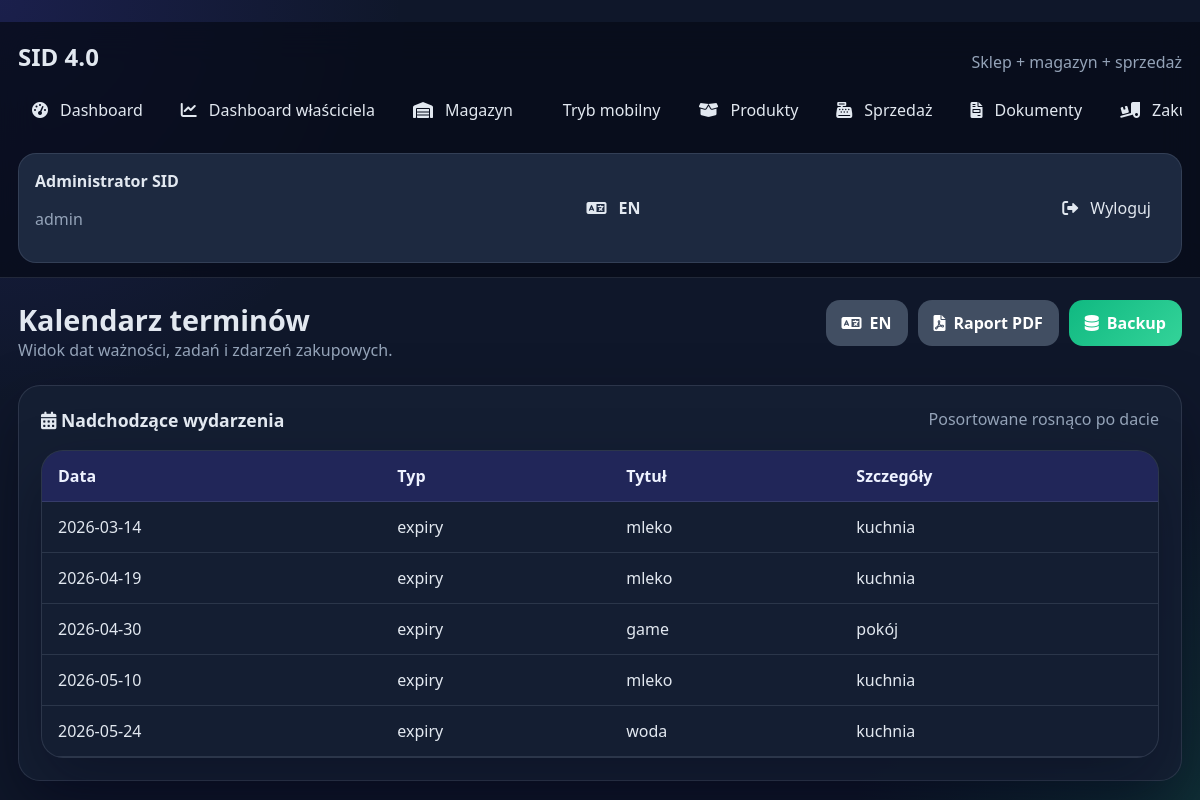
The app's page /calendar (signed in) with its own data.
### tables this page shows
CREATE TABLE users (
        id INTEGER PRIMARY KEY AUTOINCREMENT,
        username TEXT UNIQUE NOT NULL,
        full_name TEXT NOT NULL,
        password_hash TEXT NOT NULL,
        role TEXT NOT NULL,
        active INTEGER NOT NULL DEFAULT 1,
        created_at TEXT NOT NULL
    );

CREATE TABLE stock_batches (
        id INTEGER PRIMARY KEY AUTOINCREMENT,
        product_id INTEGER NOT NULL,
        warehouse_id INTEGER NOT NULL,
        quantity INTEGER NOT NULL DEFAULT 0,
        expiry_date TEXT,
        purchase_date TEXT,
        lot_number TEXT,
        serial_number TEXT,
        document TEXT,
        image TEXT,
        is_active INTEGER NOT NULL DEFAULT 1,
        created_at TEXT NOT NULL,
        updated_at TEXT NOT NULL,
        FOREIGN KEY(product_id) REFERENCES products(id),
        FOREIGN KEY(warehouse_id) REFERENCES warehouses(id)
    );

CREATE TABLE products (
        id INTEGER PRIMARY KEY AUTOINCREMENT,
        title TEXT NOT NULL,
        sku TEXT UNIQUE,
        ean TEXT,
        category TEXT,
        brand TEXT,
        unit TEXT NOT NULL DEFAULT 'szt.',
        min_quantity INTEGER NOT NULL DEFAULT 0,
        purchase_price REAL NOT NULL DEFAULT 0,
        sale_price REAL NOT NULL DEFAULT 0,
        image TEXT,
        document TEXT,
        notes TEXT,
        created_at TEXT NOT NULL,
        updated_at TEXT NOT NULL
    );

CREATE TABLE warehouses (
        id INTEGER PRIMARY KEY AUTOINCREMENT,
        name TEXT UNIQUE NOT NULL,
        code TEXT,
        description TEXT,
        created_at TEXT NOT NULL
    );

### project.py (the view)
@app.route("/calendar")
@login_required
def calendar_view():
    return render_template("calendar.html", entries=get_calendar_entries())

### project.py (called while the page is built)
def int_safe(value, default=0):
    try:
        if value is None or str(value).strip() == "":
            return default
        return int(float(str(value).replace(",", ".")))
    except (TypeError, ValueError):
        return default

def float_safe(value, default=0.0):
    try:
        if value is None or str(value).strip() == "":
            return default
        return float(str(value).replace(",", "."))
    except (TypeError, ValueError):
        return default

def clean_value(value, default=""):
    if value is None:
        return default
    return str(value).strip()

def get_current_language():
    lang = clean_value(session.get("lang"), "pl").lower()
    return lang if lang in SUPPORTED_LANGUAGES else "pl"

def tr(pl_text, en_text):
    return en_text if get_current_language() == "en" else pl_text

def current_language_label():
    return "EN" if get_current_language() == "en" else "PL"

def opposite_language():
    return "pl" if get_current_language() == "en" else "en"

def file_url(filename):
    if not filename:
        return ""
    return f"/static/uploads/{filename}"

def get_db():
    connection = sqlite3.connect(DATABASE, factory=ManagedSQLiteConnection)
    connection.row_factory = sqlite3.Row
    return connection

def query_all(sql, params=()):
    with get_db() as connection:
        return connection.execute(sql, params).fetchall()

def query_one(sql, params=()):
    with get_db() as connection:
        return connection.execute(sql, params).fetchone()

@app.before_request
def load_logged_user():
    user_id = session.get("user_id")
    g.user = None
    if user_id:
        g.user = query_one("SELECT * FROM users WHERE id = ? AND active = 1", (user_id,))

@app.context_processor
def inject_globals():
    return {
        "current_user": g.user,
        "roles": ROLES,
        "demo_mode": session.get("demo_mode", False),
        "current_language": get_current_language(),
        "current_language_label": current_language_label(),
        "opposite_language": opposite_language(),
        "supported_languages": SUPPORTED_LANGUAGES,
        "tr": tr,
    }

def login_required(view):
    @wraps(view)
    def wrapped_view(**kwargs):
        if g.user is None:
            return redirect(url_for("login"))
        return view(**kwargs)
    return wrapped_view

### templates/calendar.html (shortened to what this page needs)
{% extends "base.html" %}
{% block page_title %}Kalendarz terminów{% endblock %}
{% block page_subtitle %}Widok dat ważności, zadań i zdarzeń zakupowych.{% endblock %}
{% block content %}
<section class="panel-card">
    <div class="panel-head"><h3><i class="fas fa-calendar-days"></i> Nadchodzące wydarzenia</h3><span>Posortowane rosnąco po dacie</span></div>
    <div class="table-wrap">
        <table>
            <thead><tr><th>Data</th><th>Typ</th><th>Tytuł</th><th>Szczegóły</th></tr></thead>
            <tbody>
                {% for entry in entries %}
                    <tr>
                        <td>{{ entry.date }}</td>
                        <td>{{ entry.type }}</td>
                        <td>{{ entry.title }}</td>
                        <td>{{ entry.meta }}</td>
                    </tr>
                {% else %}
                    <tr><td colspan="4">Brak wpisów w kalendarzu.</td></tr>
                {% endfor %}
            </tbody>
        </table>
    </div>
</section>
{% endblock %}

### templates/base.html (shortened to what this page needs)
﻿<!DOCTYPE html>
<html lang="{{ current_language }}" data-app-lang="{{ current_language }}">
<head>
    <link rel="stylesheet" href="{{ url_for('static', filename='style.css') }}">
    <link rel="stylesheet" href="https://cdnjs.cloudflare.com/ajax/libs/font-awesome/6.0.0/css/all.min.css">
</head>
<body class="app-shell" data-app-lang="{{ current_language }}">
    <aside class="sidebar">
        <div class="brand-block">
            <h1>SID 4.0</h1>
            <p>{{ tr("Sklep + magazyn + sprzedaż", "Store + warehouse + sales") }}</p>
        </div>
        <nav class="sidebar-nav">
            <a href="{{ url_for('dashboard') }}" class="{% if request.endpoint == 'dashboard' %}active{% endif %}"><i class="fas fa-gauge-high"></i> Dashboard</a>
            {% if current_user and current_user['role'] in ['admin', 'manager'] %}<a href="{{ url_for('owner_dashboard') }}" class="{% if request.endpoint == 'owner_dashboard' %}active{% endif %}"><i class="fas fa-chart-line"></i> {{ tr("Dashboard właściciela", "Owner dashboard") }}</a>{% endif %}
            <a href="{{ url_for('inventory') }}" class="{% if request.endpoint in ['inventory', 'add_inventory', 'edit_inventory'] %}active{% endif %}"><i class="fas fa-warehouse"></i> {{ tr("Magazyn", "Inventory") }}</a>
            <a href="{{ url_for('mobile_view') }}" class="{% if request.endpoint == 'mobile_view' %}active{% endif %}"> {{ tr("Tryb mobilny", "Mobile mode") }}</a>
            <a href="{{ url_for('products') }}" class="{% if request.endpoint == 'products' %}active{% endif %}"><i class="fas fa-box-open"></i> {{ tr("Produkty", "Products") }}</a>
            <a href="{{ url_for('sales') }}" class="{% if request.endpoint == 'sales' %}active{% endif %}"><i class="fas fa-cash-register"></i> {{ tr("Sprzedaż", "Sales") }}</a>
            <a href="{{ url_for('documents') }}" class="{% if request.endpoint in ['documents', 'document_detail', 'document_pdf'] %}active{% endif %}"><i class="fas fa-file-invoice"></i> {{ tr("Dokumenty", "Documents") }}</a>
            <a href="{{ url_for('purchases') }}" class="{% if request.endpoint == 'purchases' %}active{% endif %}"><i class="fas fa-truck-loading"></i> {{ tr("Zakupy", "Purchases") }}</a>
        </nav>
        <div class="sidebar-footer">
            <div><strong>{{ current_user['full_name'] if current_user else tr('Gość', 'Guest') }}</strong><p>{{ current_user['role'] if current_user else '' }}</p></div>
            <a href="{{ url_for('set_language', lang=opposite_language, next=request.full_path) }}" class="language-toggle"><i class="fas fa-language"></i> {{ opposite_language|upper }}</a>
            <a href="{{ url_for('logout') }}" class="logout-link"><i class="fas fa-sign-out-alt"></i> {{ tr("Wyloguj", "Log out") }}</a>
        </div>
    </aside>
    <main class="main-area">
        <header class="topbar">
            <div><h2>{% block page_title %}{% endblock %}</h2><p>{% block page_subtitle %}{% endblock %}</p></div>
            <div class="topbar-actions"><a href="{{ url_for('set_language', lang=opposite_language, next=request.full_path) }}" class="btn-secondary language-toggle"><i class="fas fa-language"></i> {{ opposite_language|upper }}</a><a href="{{ url_for('inventory_report') }}" class="btn-secondary"><i class="fas fa-file-pdf"></i> {{ tr("Raport PDF", "PDF report") }}</a>{% if current_user and current_user['role'] in ['admin', 'manager'] %}<a href="{{ url_for('backup') }}" class="btn-success"><i class="fas fa-database"></i> Backup</a>{% endif %}</div>
        </header>
        {% block content %}{% endblock %}
    </main>
</body>
</html>

### records on screen
users: full_name "Administrator SID", role "admin"
stock_batches: date "2026-03-14", type "expiry", title "mleko", meta "kuchnia"
stock_batches: date "2026-04-19", type "expiry", title "mleko", meta "kuchnia"
stock_batches: date "2026-04-30", type "expiry", title "game", meta "pokój"
stock_batches: date "2026-05-10", type "expiry", title "mleko", meta "kuchnia"
stock_batches: date "2026-05-24", type "expiry", title "woda", meta "kuchnia"

### other values on screen
{{ tr("Sklep + magazyn + sprzedaż", "Store + warehouse + sales") }} "Sklep + magazyn + sprzedaż"
{{ tr("Dashboard właściciela", "Owner dashboard") }} "Dashboard właściciela"
{{ tr("Magazyn", "Inventory") }} "Magazyn"
{{ tr("Tryb mobilny", "Mobile mode") }} "Tryb mobilny"
{{ tr("Produkty", "Products") }} "Produkty"
{{ tr("Sprzedaż", "Sales") }} "Sprzedaż"
{{ tr("Dokumenty", "Documents") }} "Dokumenty"
{{ opposite_language|upper }} "EN"
{{ tr("Wyloguj", "Log out") }} "Wyloguj"
{{ tr("Raport PDF", "PDF report") }} "Raport PDF"
